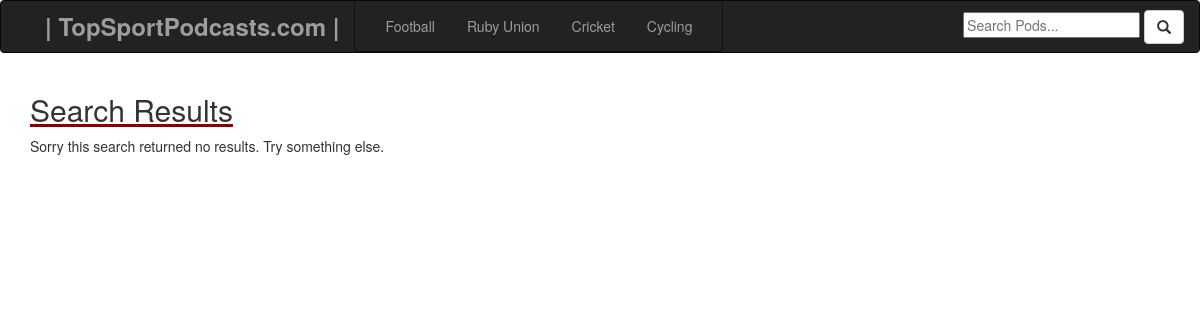
Page /1/search/ on the committed database.
### topPod/models.py (models this page shows, shortened)
class Sport(models.Model):
	name		=	models.CharField(max_length=500)
	slug		= 	models.SlugField(null=True, blank=True)
	image		=	models.ImageField(upload_to='sport_images', default = 'media/default.png')

### topPod/views.py (the view)
# urls.py: url(r'^1/search/$', views.AllPods.as_view(), name = 'pods'),
class AllPods(TemplateView):
	template_name = 'pods.html'
	def get_context_data(self, *args, **kwargs):
		context = super(AllPods, self).get_context_data()
		query = self.request.GET.get('query')
		context['sports'] 	= Sport.objects.all()
		if query:
			context['pods'] = Pod.objects.filter(name__icontains=query)
		return context

### topPod/templates/pods.html
{% extends 'base.html' %}
{% load staticfiles %}
{% load static %}
{% block content %}
<div class="container">
	<h2 class="sport-title">Search Results</h2>
	{% if pods.count > 0 %}
	{% for pod in pods %}
	<div class="well row pods">
		<div class="col-xs-12">
			<a href="{{pod.link}}" target="_blank">
				<div class="row">
					<div class="col-xs-4 pod-img-holder">
						<img src="{{pod.image.url}}" class="img-responsive">
					</div>
					<div class="col-xs-7">
						<h3 class="pod-title">{{pod.name}}</h3>
						<p>{{pod.description}}</p>
					</div>
					<button class="btn pull-right listen glyphicon glyphicon-headphones"></button>
				</div>
			</a>
		</div>
	</div>
	{% endfor %}
	{% else %}
	<div class="row">
		<div class="col-xs-8">
			<p>Sorry this search returned no results. Try something else. </p>
		</div>
	</div>
	{% endif %}
</div>
{% endblock %}

### topPod/templates/base.html (shortened to what this page needs)
{% load staticfiles %}
{% load static %}
<!DOCTYPE html>
  <html lang="en">
    <head>
      <link rel="stylesheet" href="https://maxcdn.bootstrapcdn.com/bootstrap/3.3.7/css/bootstrap.min.css">
      <link type="text/css" href="{% static 'css/main.css' %}" rel="stylesheet" >
    </head>
    <body>
		<nav class="navbar navbar-inverse">
		  <div class="container">
		    <div class="navbar-header">
		      <a class="navbar-brand" href=" / ">| TopSportPodcasts.com | </a>
		    </div>
		    <ul class=" hidden-md hidden-sm hidden-xs nav navbar navbar-nav nav-pills navbar-left navbar-collapse">
          {% for sport in sports %}
		      <li><a href="/{{sport.slug}}/">{{sport.name}}</a></li>
          {% endfor %}
        </ul>
        <ol class="nav navbar navbar-nav nav-pills navbar-right hidden-xs">
            <li class="search">
              <form class='form' method="GET" action="{% url 'pods' %}">
              <input type="text" placeholder="Search Pods..." name="query" value="{{request.GET.query}}">
              <button class="add btn btn-default" type="submit" ><span class="glyphicon glyphicon-search"></span></button>
              </form>
          </li>
        </ol>
		  </div>
		</nav>
        {% block content %}
        {% endblock %}
  </body>

### topPod/static/css/main.css (style rules this page uses)
.navbar a { color: white; height: auto; }
.navbar-brand { font-weight: bold; font-size: 24px; padding-left: 30px }
.search { padding-top: 8px; }
.sport-title { text-decoration: underline #8b0000; }
.btn { background-color: white; }

### rows in the picture
Sport: name "Football"
Sport: name "Ruby Union"
Sport: name "Cricket"
Sport: name "Cycling"
